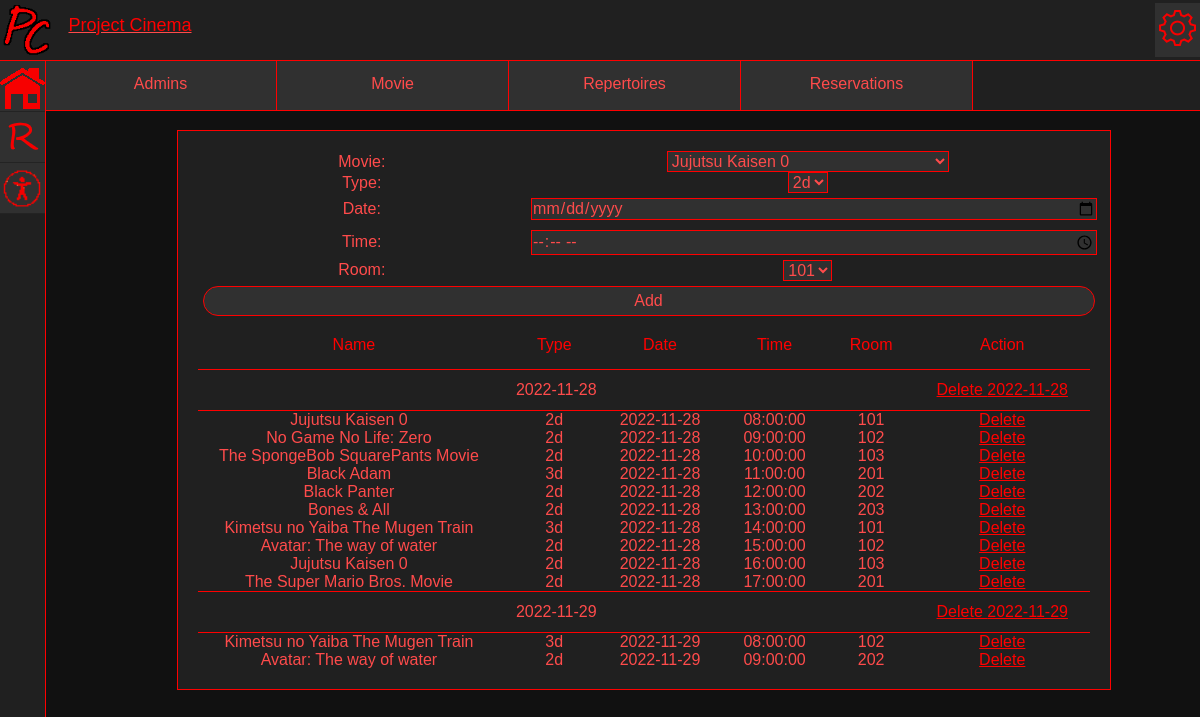
The page /addRepertoire.php (signed in) on the database as committed earlier.
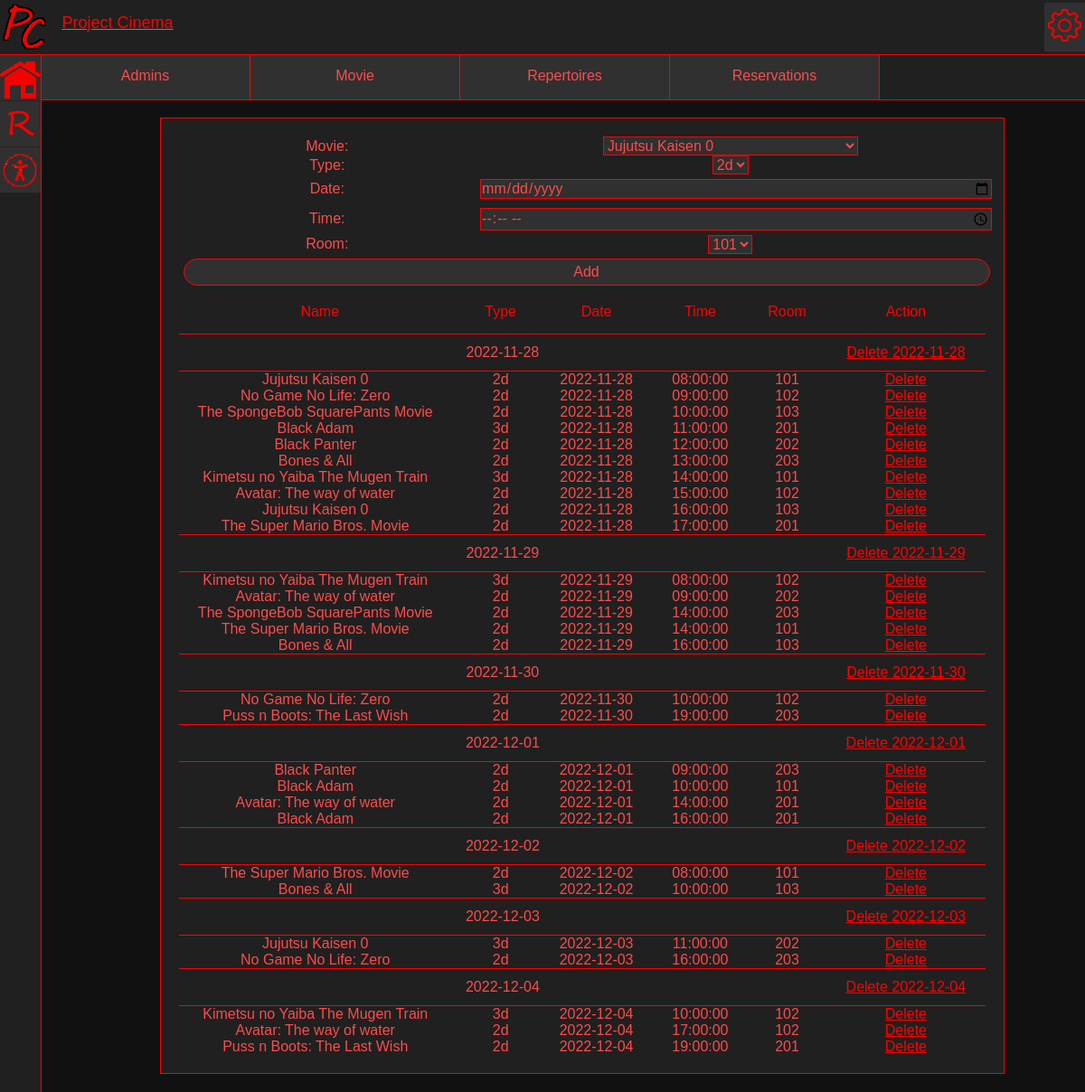
The same page on the database as committed later.
### tables this page shows
CREATE TABLE `repertoire` (
  `id` int(10) NOT NULL,
  `movie_id` int(10) NOT NULL,
  `2d/3d` varchar(2) NOT NULL,
  `date` date NOT NULL,
  `time` time NOT NULL,
  `localisation_id` int(10) NOT NULL,
  `room_id` int(10) NOT NULL,
  `sold_fares` int(3) NOT NULL DEFAULT 0
);

CREATE TABLE `movies` (
  `id` int(10) NOT NULL,
  `name` varchar(32) NOT NULL,
  `length` int(4) NOT NULL,
  `director_id` int(10) NOT NULL,
  `image` text NOT NULL,
  `trailer` text NOT NULL,
  `rates` int(3) NOT NULL DEFAULT 100,
  `description` text NOT NULL
);

CREATE TABLE `rooms` (
  `id` int(10) NOT NULL,
  `name` varchar(10) NOT NULL,
  `localisation_id` int(10) NOT NULL,
  `available_space` int(3) NOT NULL
);

### addRepertoire.php (the view, shortened to what this page needs)
<!DOCTYPE html>
<html lang="en">
<head>
    <link rel="stylesheet" href="style/forms.css">
    <?php
        include_once("scriptsPHP/header.php");
        include_once("scriptsPHP/addRepertoireScripts.php");
        $header = new header("");
        $header->load();
        $sesLoad = new SessionLoad("");
        $repertoire = new addRepertoireScripts("");
        $connect = mysqli_connect("localhost","ProjectCinema","zaq1@WSX","projectcinema");
        $repertoire->deleteRecords($connect);
        $repertoire->addRecords($connect);
    ?>
</head>
<body>
<div class="loginForm">
    <form  action="" method="POST">
        <table>
            <tr>
                <td>Movie: </td>
                <td>
                    <?php $repertoire->readMovieList(); ?>
                </td>
            </tr>
            <tr>
                <td>Type: </td>
                <td>
                    <select name="type"><option value="2d">2d</option><option value="3d">3d</option></select>
                </td>
            </tr>
            <tr>
                <td>Date: </td>
                <td>
                    <input type="date" name="date" >
                </td>
            </tr>
            <tr>
                <td>Time: </td>
                <td>
                    <input type="time" name="time" >
                </td>
            </tr>
            <tr>
                <td>Room: </td>
                <td>
                    <?php $repertoire->readRoomsList($connect); ?>
                </td>
            </tr>
            <tr>
                <td colspan="2"><input type="submit" value="Add"></td>
            </tr>
        </table>
        <?php
            $queryRead = 'SELECT *, `rooms`.`name` AS "room_name", `repertoire`.`id` AS "repertoire_id" FROM `rooms`, `repertoire`,`movies` WHERE `repertoire`.`movie_id` = `movies`.`id` AND `repertoire`.`localisation_id` = '.$_SESSION['cinemaLocalisation'].' AND `rooms`.`id` = `repertoire`.`room_id`  ORDER BY `repertoire`.`date`,`repertoire`.`time` ASC;';
            $result = mysqli_query($connect, $queryRead);
            echo '<table>';
            $i = 0;
            $z = 0;
            while($row=mysqli_fetch_array($result)) {
                    if($i == 0) {
                        echo '<tr class="tableRowColumns">';
                        echo '<td>Name</td>';
                        echo '<td>Type</td>';
                        echo '<td>Date</td>';
                        echo '<td>Time</td>';
                        echo '<td>Room</td>';
                        echo '<td>Action</td>';
                        echo '</tr>';
                        echo'<tr><td colspan="5" class="day-change">'.$row['date'].'</td><td class="day-change"><a href="addRepertoire.php?repertoireDate='.$row['date'].'">Delete '.$row['date'].'</a></td></tr>';
                    }
                $date[$i] = $row['date'];
                if($date[$i] != $date[$z]) {
                    echo'<tr><td colspan="5" class="day-change">'.$row['date'].'</td><td class="day-change"><a href="addRepertoire.php?repertoireDate='.$row['date'].'">Delete '.$row['date'].'</a></td></tr>';
                }
                $z = $i;
                echo '<tr><td style="padding-right:10px;">'.$row['name'].'</td><td>'.$row['2d/3d'].'</td><td>'.$row['date'].'</td><td>'.$row['time'].'</td><td>'.$row['room_name'].'</td><td><a href="addRepertoire.php?repertoireId='.$row['repertoire_id'].'">Delete</a></td></tr>';
                $i++;
            }
            echo '</table>';
        ?>
    </form>
    </div>
    <?php
        $sesLoad->onLoad();
    ?>
</body>
</html>

### scriptsPHP/header.php (shortened to what this page needs)
<?php
    class header {
        function __construct($Path) {
            $this->homePath = $Path;
        }
        public function load() {
            echo' <link rel="stylesheet" href="'.$this->homePath.'style/style.css" >';
            echo '<link rel="stylesheet" href="'.$this->homePath.'style/menu.css" >';
            include_once('sessionLoad.php');
        }
    }
?>

### scriptsPHP/addRepertoireScripts.php (shortened to what this page needs)
<?php
    class addRepertoireScripts {
        function readMovieList() {
            $connect = mysqli_connect("localhost","ProjectCinema","zaq1@WSX","projectcinema");
            $query = "SELECT * FROM `movies`;";
            $result = mysqli_query($connect,$query);
            echo '<select name="movie_id">';
            while($row=mysqli_fetch_array($result)) {
                echo '<option value='.$row['id'].'>'.$row['name'].'</option>';
            }
            echo '</select>';
        }
        function readRoomsList($connect) {
            $query = "SELECT * FROM `rooms` WHERE `rooms`.`localisation_id` = ".$_SESSION['cinemaLocalisation'].";";
            $result = mysqli_query($connect,$query);
            echo '<select name="room">';
            while($row=mysqli_fetch_array($result)) {
                echo '<option value='.$row['id'].'>'.$row['name'].'</option>';
            }
            echo '</select>';
        }
    }
?>

### scriptsPHP/sessionLoad.php (shortened to what this page needs)
<?php
    class SessionLoad {
        function __construct($homePath)
        {
            $this->homePath = $homePath;
        }
        public function onLoad() {
            if(!empty($_SESSION['logged_in'])) {
                if ($_SESSION['permission'] >= 5) {
                    include_once('adminPanel.php');
                    $aPan = new adminPanel($this->homePath);
                    $aPan->loadButtons();
                    echo '<link rel="stylesheet" href="'.$this->homePath.'style/adminPanel.css" >';
                }
            }
            else {
                echo '<script>addMenu("Login",0);</script>';
            }
        }
    }
?>

### scriptsPHP/adminPanel.php
<?php
    class adminPanel {
        function __construct($homePath) {
            $this->homePath = $homePath;
        }
            function loadButtons() {
            echo '<div id="adminPanel" class="noselect">';
            if($_SESSION['permission'] >= 8) {
                echo '<a href="'.$this->homePath.'addAdmin.php">';
                echo '<div class="panel-button">';
                echo '<p>Admins</p>';
                echo '</div>';
                echo '</a>';
            }
            if($_SESSION['permission'] >= 6) {
                echo '<a href="'.$this->homePath.'addMovie.php">';
                echo '<div class="panel-button">';
                echo '<p>Movie</p>';
                echo '</div>';
                echo '</a>';
            }
            if($_SESSION['permission'] >= 5) {
                echo '<a href="'.$this->homePath.'addRepertoire.php">';
                echo '<div class="panel-button">';
                echo '<p>Repertoires</p>';
                echo '</div>';
                echo '</a>';
            }
            if($_SESSION['permission'] >= 5) {
                echo '<a href="'.$this->homePath.'reservations.php">';
                echo '<div class="panel-button">';
                echo '<p>Reservations</p>';
                echo '</div>';
                echo '</a>';
            }
            echo '</div>';
        }
    }
?>

### style/forms.css (style rules this page uses)
:root { --primary-color: #202020; --secondary-color: #303030; --hover-color: #232323; --bg-color: #111111; --font-color: #ff4b4b; --heading-color: #FF0000; --font-size: medium; --hue-rotate: hue-rotate(95deg); --transparent-color: #202020CC; --more-transparent-color: #20202088; }
.loginForm { position: absolute; left: 20%; right: 20%; align-self: center; width: 60%; min-height: 500px; background-color: var(--primary-color); color: var(--font-color); border: 1px solid var(--heading-color); text-align: center; padding: 10px 10px 10px 10px; }
.loginForm table { border-collapse: collapse; }
.loginForm tr td { width: 5%; }
.day-change { height:40px; border-top:1px solid var(--heading-color); border-bottom:1px solid var(--heading-color); width: 100%; text-align:center; }

### style/style.css (style rules this page uses)
:root { --primary-color: #202020; --secondary-color: #303030; --hover-color: #232323; --bg-color: #111111; --font-color: #ff4b4b; --heading-color: #FF0000; --font-size: medium; --hue-rotate: hue-rotate(95deg); --transparent-color: #202020CC; --more-transparent-color: #20202088; }
* { margin: 0; padding: 0; font-family: Arial, Helvetica, sans-serif; font-size: var(--font-size); }
.noselect { -webkit-touch-callout: none; -webkit-user-select: none; -khtml-user-select: none; -moz-user-select: none; -ms-user-select: none; user-select: none; }
body { background-color: var(--bg-color); padding: 80PX 20PX 20PX 65px; color: var(--font-color); }
a { color: var(--font-color); text-decoration: underline; }
input { background-color: var(--secondary-color); border: 1px solid var(--heading-color); color: var(--font-color); }
select { background-color: var(--secondary-color); border: 1px solid var(--heading-color); color: var(--font-color); width: max-content; }

### style/adminPanel.css (style rules this page uses)
:root { --primary-color: #202020; --secondary-color: #303030; --hover-color: #232323; --bg-color: #111111; --font-color: #ff4b4b; --heading-color: #FF0000; --font-size: medium; --hue-rotate: hue-rotate(95deg); }
body { background-color: var(--bg-color); padding: 130PX 20PX 20PX 65px; }
#adminPanel { position: absolute; top: 60px; left: 0px; width: calc(100% - 45px); height: 50px; border-bottom: 1px solid var(--heading-color); background-color: var(--primary-color); padding-left: 45px; }
#adminPanel::after { clear: both; }
.panel-button { position: relative; left: 0px; top: 0px; width: 20%; height: calc(100% - 15px); background-color: var(--secondary-color); color: var(--font-color); padding-top: 15px; text-align: center; overflow:hidden; white-space: nowrap; float: left; border-right: 1px solid var(--heading-color); }
.loginForm { position: relative; top: 10%; left: 10%; width: 80%; min-height: 100px; background-color: var(--primary-color); color: var(--font-color); border: 1px solid var(--heading-color); text-align: center; padding: 20px 20px 20px 20px; }
.loginForm form { display: block; width: 100%; height: 100%; text-align: left; white-space: nowrap; }
.loginForm tr td { text-align: center; }
.loginForm form input { width: 100%; height: 100%; margin: 5px 5px 5px 5px; border: 1px solid var(--heading-color); color: var(--font-color); background-color: var(--secondary-color); }
.loginForm form input[type=submit] { border-radius: 20px; padding: 5px; width: 100%; }
.loginForm a { color: var(--heading-color); text-decoration: underline; }
.tableRowColumns td { width: 5%; padding-top: 15px; padding-bottom: 15px; color: var(--heading-color); border-bottom: 1px solid var(--heading-color); text-align: center; }

Rows that differ between the two databases and show on the page:
added repertoire: movie.name "The SpongeBob SquarePants Movie", value "2d", date "2022-11-29", time "14:00:00", room.name "203"
added repertoire: movie.name "The Super Mario Bros. Movie", value "2d", date "2022-11-29", time "14:00:00", room.name "101"
added repertoire: movie.name "Bones & All", value "2d", date "2022-11-29", time "16:00:00", room.name "103"
added repertoire: date "2022-11-30", movie.name "No Game No Life: Zero", value "2d", time "10:00:00", room.name "102"
added repertoire: movie.name "Puss n Boots: The Last Wish", value "2d", date "2022-11-30", time "19:00:00", room.name "203"
added repertoire: date "2022-12-01", movie.name "Black Panter", value "2d", time "09:00:00", room.name "203"
added repertoire: movie.name "Black Adam", value "2d", date "2022-12-01", time "10:00:00", room.name "101"
added repertoire: movie.name "Avatar: The way of water", value "2d", date "2022-12-01", time "14:00:00", room.name "201"
added repertoire: movie.name "Black Adam", value "2d", date "2022-12-01", time "16:00:00", room.name "201"
added repertoire: date "2022-12-02", movie.name "The Super Mario Bros. Movie", value "2d", time "08:00:00", room.name "101"
added repertoire: movie.name "Bones & All", value "3d", date "2022-12-02", time "10:00:00", room.name "103"
added repertoire: date "2022-12-03", movie.name "Jujutsu Kaisen 0", value "3d", time "11:00:00", room.name "202"
added repertoire: movie.name "No Game No Life: Zero", value "2d", date "2022-12-03", time "16:00:00", room.name "203"
added repertoire: date "2022-12-04", movie.name "Kimetsu no Yaiba The Mugen Train", value "3d", time "10:00:00", room.name "102"
added repertoire: movie.name "Avatar: The way of water", value "2d", date "2022-12-04", time "17:00:00", room.name "102"
added repertoire: movie.name "Puss n Boots: The Last Wish", value "2d", date "2022-12-04", time "19:00:00", room.name "201"
